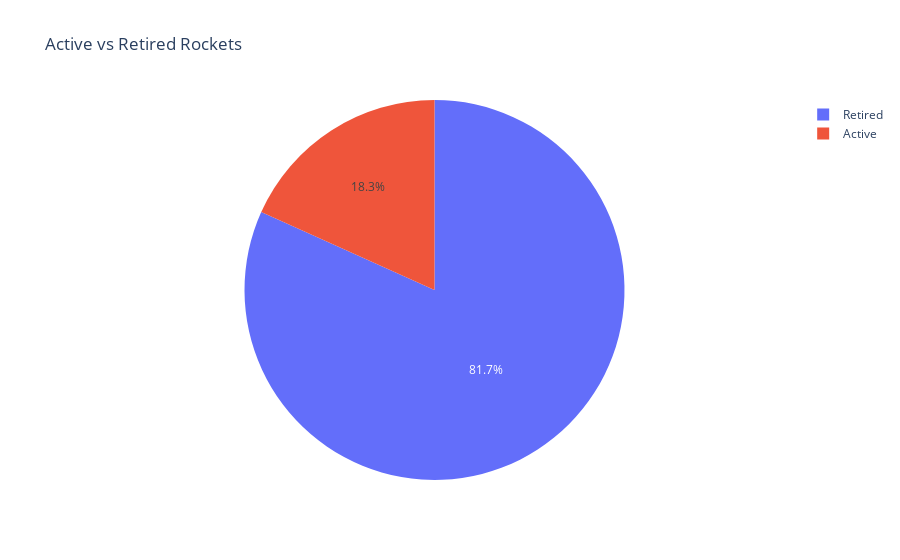

Source (notebook cell):
### Markdown cell above
# Number of Active versus Retired Rockets

How many rockets are active compared to those that are decomissioned?

### Code cell
rocket_status = df_data.Rocket_Status.value_counts()

# Dictionary to customise labels as to make them more readable
labels = {"StatusRetired": "Retired",
          "StatusActive": "Active"}

rocket_status.index = rocket_status.index.map(labels)

fig = px.pie(rocket_status,
             values=rocket_status.values,
             names=rocket_status.index,
             title="Active vs Retired Rockets")

fig.show()

### Figure 1 — Plotly figure (JSON) as saved in the notebook; plotly's stock layout.template omitted (floating-point values rounded to 4 significant figures)
{"data": [{"domain": {"x": [0, 1], "y": [0, 1]}, "hovertemplate": "Rocket_Status=%{label}<br>value=%{value}<extra></extra>", "labels": ["Retired", "Active"], "legendgroup": "", "name": "", "showlegend": true, "type": "pie", "values": [3534, 790]}], "layout": {"legend": {"tracegroupgap": 0}, "title": {"text": "Active vs Retired Rockets"}}}
